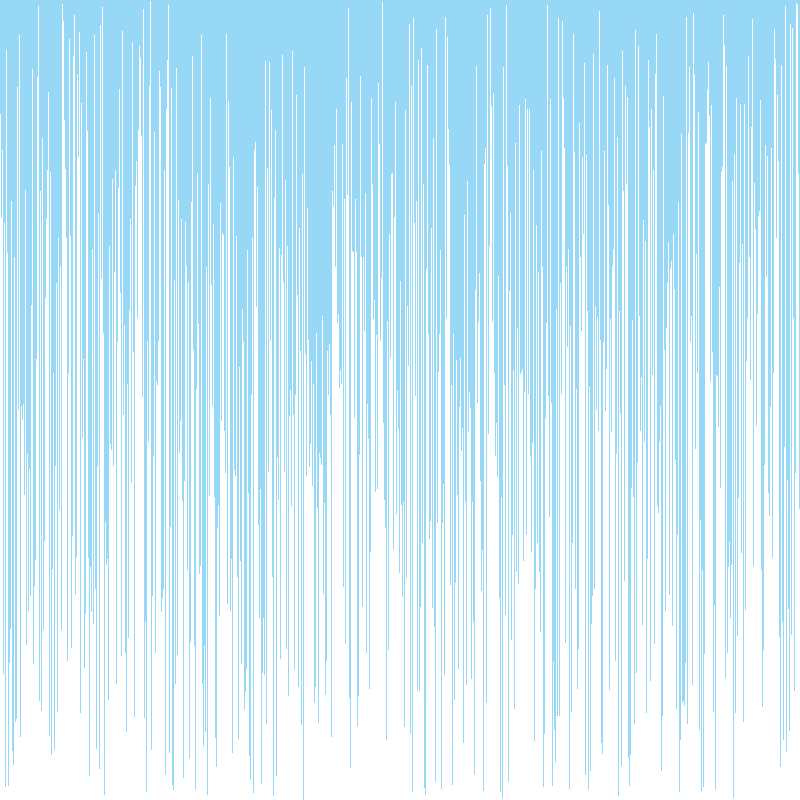
Frame 1 (no input)
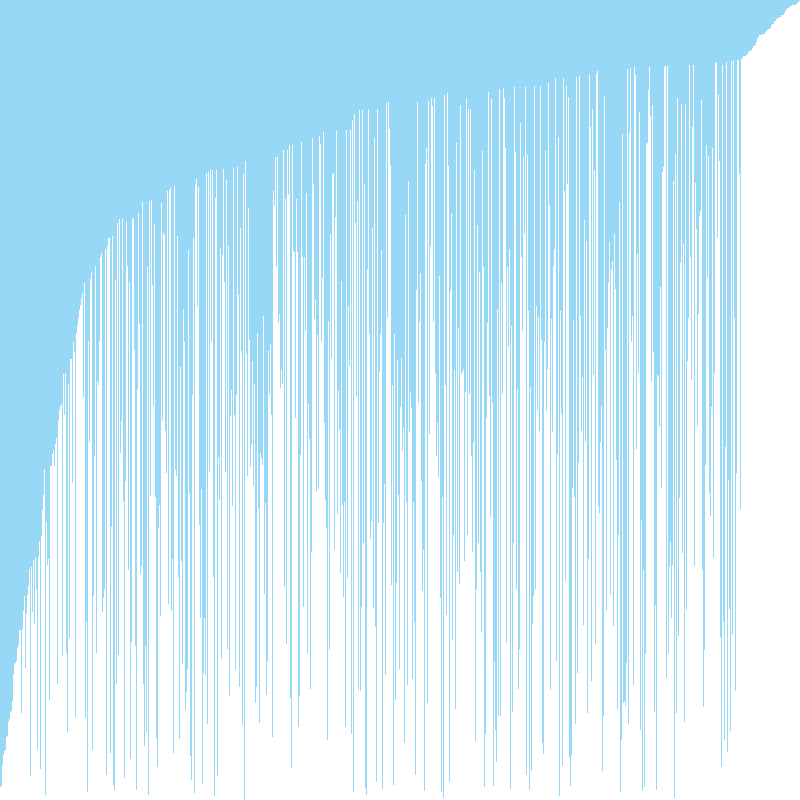
Frame 60 (the mouse pressed at the canvas centre just before this capture)
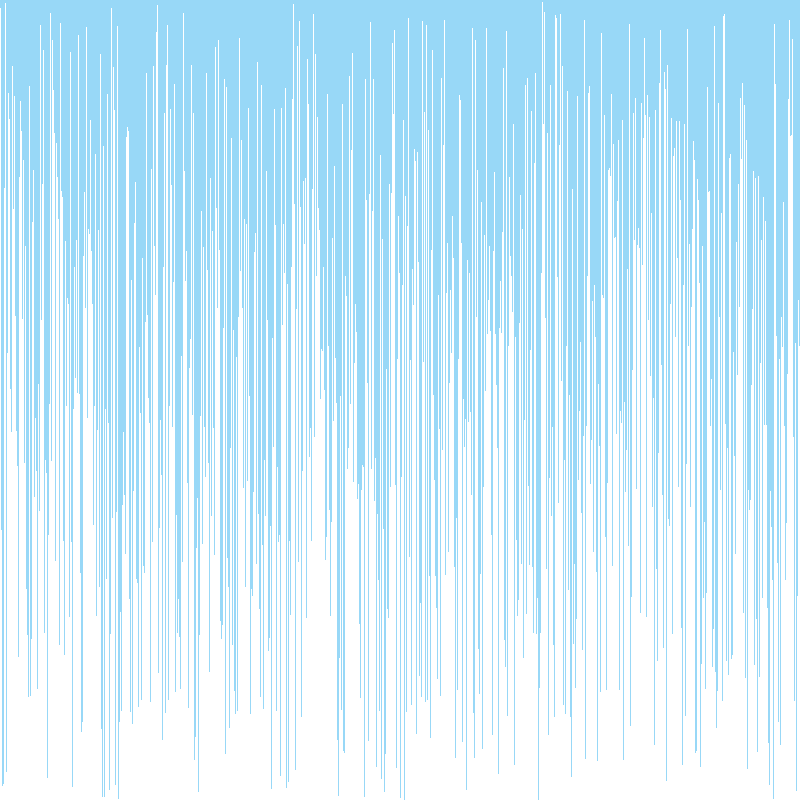
Frame 120 (the mouse held since frame 60 and released just before this capture)

The Processing sketch that drew these frames (run headless with seeded random() and noise(); from frame 60 on, the mouse is pressed at the canvas centre):

// Processing sketch: VisualArraySorter
// ── VisualArraySorter.pde
/* Copy the code into a new Processing sketch and complete then steps. */

//1. create an array of ints. don't initialize it yet.
  int[] s;
void setup() {
  //2. set the size of your window
  size(800, 800);

  //3. initialize your array with the built in width variable
  s = new int[width];
  
  //4. initialize the ints in the array with random numbers
  //   from 0 to the built in height variable
  
  for(int i = 0; i < s.length; i++){
   e();
  }

  //5. call the noStroke() method
  noStroke();
}

void draw() {
  //6. set the background color with background(r, g, b);
  background(#98D8F7);

  //7. set the color for your graph
  color(#9CF5EA);

  //8. draw a rectangle for each int in your array.
  //   the x value will be the index of the int
  //   the y value will the height variable
  //   the width is 1
  //   the height is negative the value of the int at that element in the array
  for(int i = 0; i < s.length; i ++) {
   rect(i, height, 1, -1*s[i]); 
  }

  //9. call the stepSort method
  stepSort(s);

  //10. extract the code that randomizes the array into a method.
  //11. call the method you made in step 10 when the mouse is pressed
  if(mousePressed) {
   e(); 
  }
}
void e() {
   for(int i  = 0; i< s.length; i++) {
     s[i] = int(random(height));}
  }

void stepSort(int[] arr) {
  for (int i = 1; i < arr.length; i++) {
    if (arr[i - 1] > arr[i]) {
      int t = arr[i];
      arr[i] = arr[i - 1];
      arr[i - 1] = t;
    }
  }
}
